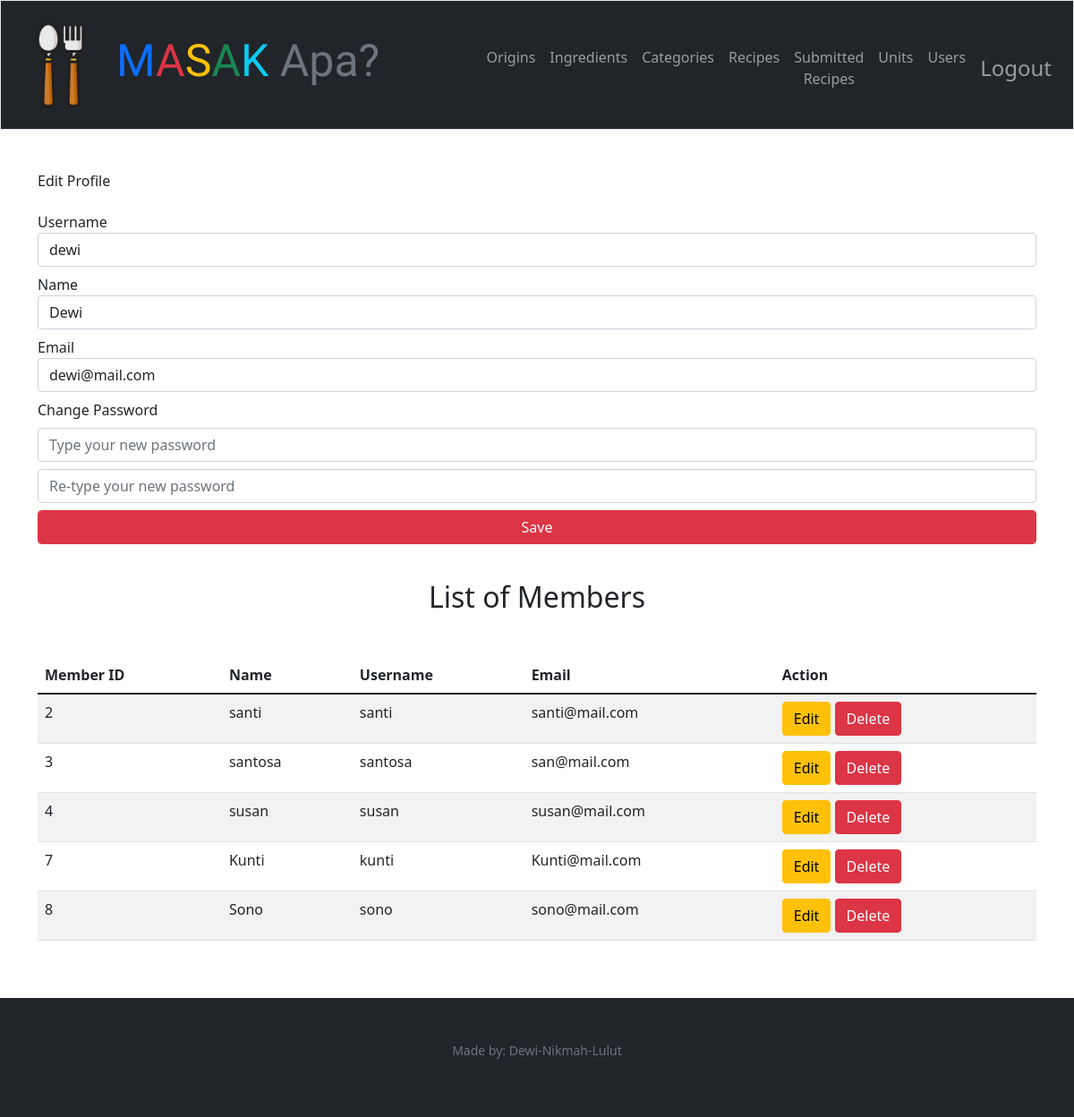
/admin/users (signed in), run on an earlier commit of the app's database.
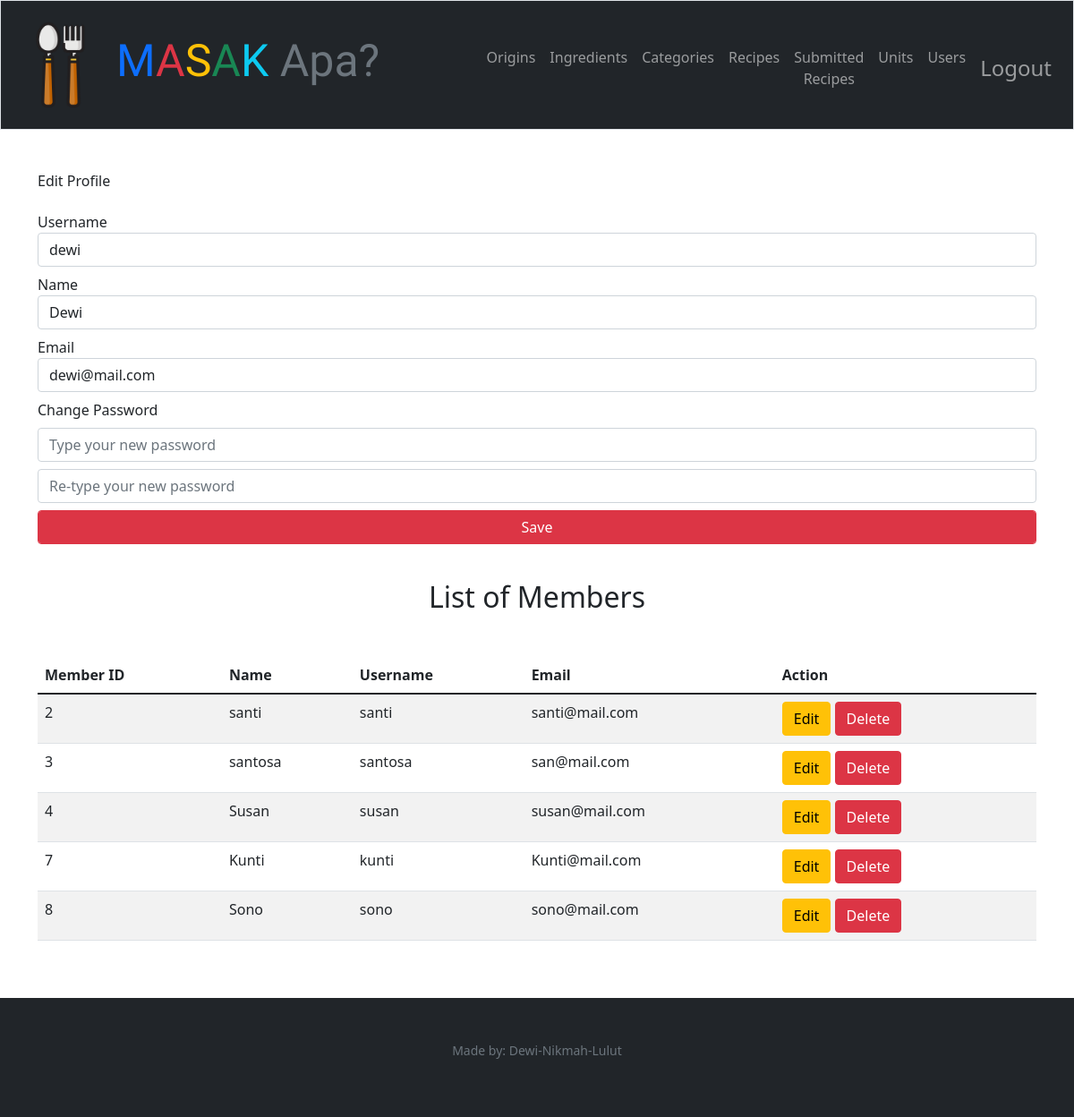
And on a later commit of the database.
### tables this page shows
CREATE TABLE "users" (
	"id"	integer NOT NULL,
	"name"	varchar NOT NULL,
	"email"	varchar NOT NULL,
	"password"	varchar NOT NULL,
	"created_at"	datetime DEFAULT CURRENT_TIMESTAMP,
	"updated_at"	datetime DEFAULT CURRENT_TIMESTAMP,
	"username"	TEXT NOT NULL, role text,
	PRIMARY KEY("id" AUTOINCREMENT)
);

### app.py (the view, shortened to what this page needs)
@app.route("/admin/users", methods=["GET", "POST"])
@login_admin_required
def users():
    user_id = session["user_id"]
    if request.method == "GET":
        users = db.execute("select id, name, username, email from users where role = 'member'")
        admins = db.execute("select id, name, email from users where role = 'admin'")
        my_account = db.execute ("select * from users where id = ?", user_id)[0]
        return render_template("/admin/users.html", users = users, admins=admins, my_account=my_account)

### app.py (called while the page is built)
@app.after_request
def after_request(response):
    response.headers["Cache-Control"] = "no-cache, no-store, must-revalidate"
    response.headers["Expires"] = 0
    response.headers["Pragma"] = "no-cache"
    return response

### helpers.py (called while the page is built)
def login_admin_required(f):
    @wraps(f)
    def decorated_function(*args, **kwargs):
        if session.get("role") != 'admin':
            return redirect("/login")
        return f(*args, **kwargs)
    return decorated_function

### templates/admin/users.html (shortened to what this page needs)
{% extends "layout_admin.html" %}  {% block main %}
<div class="container">
  <div class="row">
    <h6>Edit Profile</h6>
    <div class="col-md-12 mt-2">
      <form action="/admin/users" class="form-horizontal" method="POST">
        <div class="form-group my-2">
          <label for="username">Username</label>
          <input
            type="text"
            name="username"
            class="form-control"
            value="{{ my_account['username'] }}"
          />
        </div>
        <div class="form-group my-2">
          <label for="name">Name</label>
          <input
            type="text"
            name="name"
            class="form-control"
            value="{{ my_account['name'] }}"
          />
        </div>
        <div class="form-group my-2">
          <label for="email">Email</label>
          <input
            type="email"
            name="email"
            class="form-control"
            value="{{ my_account['email'] }}"
          />
        </div>
        <label>Change Password</label>
        <div class="form-group my-2">
          <input
            type="password"
            name="password"
            class="form-control"
            placeholder="Type your new password"
          />
        </div>
        <div class="form-group my-2">
          <input
            type="password"
            name="confirmation"
            class="form-control"
            placeholder="Re-type your new password"
          />
        </div>
        <div class="form-group mt-2 mb-4">
          <button
            class="btn btn-danger form-control"
            type="submit"
            value="submit"
          >
            Save
          </button>
        </div>
      </form>
    </div>
  </div>
</div>
<div class="container-sm mt-3">
  <h2 class="text-center">List of Members</h2>
  <table class="table table-striped table-hover">
    <thead>
      <tr>
        <th>Member ID</th>
        <th>Name</th>
        <th>Username</th>
        <th>Email</th>
        <th>Action</th>
      </tr>
    </thead>
    <tbody>
      {% for user in users %}
      <tr>
        <td>{{ user["id"] }}</td>
        <td>{{ user["name"] }}</td>
        <td>{{ user["username"] }}</td>
        <td>{{ user["email"] }}</td>
        <td>
          <a href="/admin/users/{{ user['id'] }}/edit" class="btn btn-warning"
            >Edit</a
          >
          <a
            href="/admin/users/{{ user['id'] }}/delete"
            onclick="return confirm('Are you sure you want to delete this item?');"
            class="btn btn-danger"
            >Delete</a
          >
        </td>
      </tr>
      {% endfor %}
    </tbody>
  </table>
</div>
{% endblock %}

What changed in the data, as far as the page shows it:
changed users "susan": name "susan" → "Susan"
